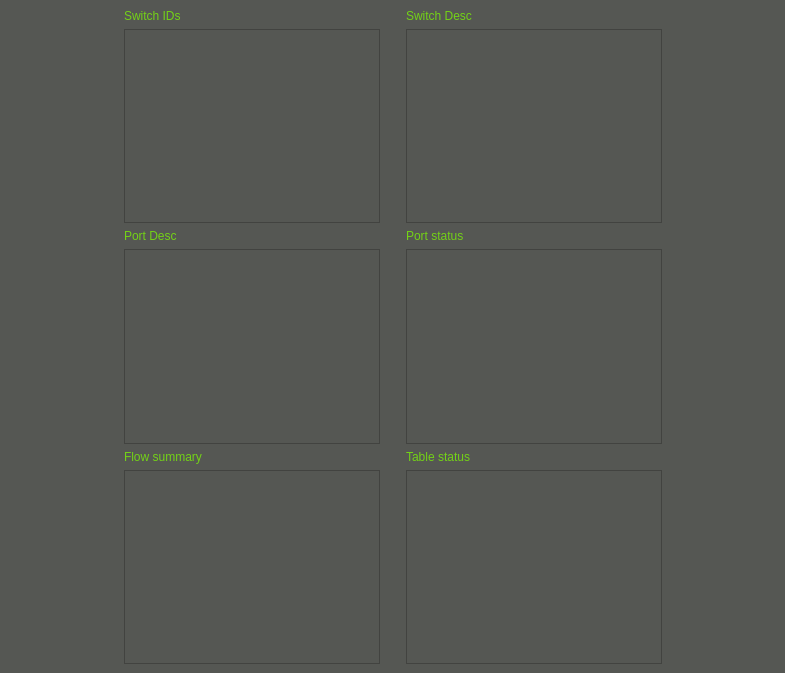
<?xml version="1.0" encoding="UTF-8"?>
<ui version="4.0">
 <class>info_present</class>
 <widget class="QWidget" name="info_present">
  <property name="geometry">
   <rect>
    <x>0</x>
    <y>0</y>
    <width>785</width>
    <height>673</height>
   </rect>
  </property>
  <property name="windowTitle">
   <string>Form</string>
  </property>
  <property name="styleSheet">
   <string notr="true">background-color: rgb(85, 87, 83);
color: rgb(115, 210, 22);</string>
  </property>
  <widget class="QWidget" name="layoutWidget">
   <property name="geometry">
    <rect>
     <x>9</x>
     <y>9</y>
     <width>767</width>
     <height>655</height>
    </rect>
   </property>
   <layout class="QGridLayout" name="showframe">
    <item row="5" column="1">
     <widget class="QTableView" name="flow_summary"/>
    </item>
    <item row="2" column="1">
     <widget class="QLabel" name="switch_desc_num_4">
      <property name="text">
       <string>Port Desc</string>
      </property>
     </widget>
    </item>
    <item row="0" column="1">
     <widget class="QLabel" name="switch_desc_num">
      <property name="text">
       <string>Switch IDs</string>
      </property>
     </widget>
    </item>
    <item row="1" column="4">
     <spacer name="horizontalSpacer_6">
      <property name="orientation">
       <enum>Qt::Horizontal</enum>
      </property>
      <property name="sizeHint" stdset="0">
       <size>
        <width>40</width>
        <height>20</height>
       </size>
      </property>
     </spacer>
    </item>
    <item row="2" column="3">
     <widget class="QLabel" name="switch_desc_num_2">
      <property name="text">
       <string>Port status</string>
      </property>
     </widget>
    </item>
    <item row="1" column="3">
     <widget class="QTextBrowser" name="switch_desc"/>
    </item>
    <item row="0" column="3">
     <widget class="QLabel" name="switch_desc_num_3">
      <property name="text">
       <string>Switch Desc</string>
      </property>
     </widget>
    </item>
    <item row="1" column="0">
     <spacer name="horizontalSpacer_5">
      <property name="orientation">
       <enum>Qt::Horizontal</enum>
      </property>
      <property name="sizeHint" stdset="0">
       <size>
        <width>40</width>
        <height>20</height>
       </size>
      </property>
     </spacer>
    </item>
    <item row="5" column="3">
     <widget class="QTableView" name="table_status"/>
    </item>
    <item row="3" column="1">
     <widget class="QTableView" name="port_desc"/>
    </item>
    <item row="3" column="3">
     <widget class="QTableView" name="port_status"/>
    </item>
    <item row="4" column="3">
     <widget class="QLabel" name="label_4">
      <property name="text">
       <string>Table status</string>
      </property>
     </widget>
    </item>
    <item row="4" column="1">
     <widget class="QLabel" name="label_3">
      <property name="text">
       <string>Flow summary</string>
      </property>
     </widget>
    </item>
    <item row="1" column="2">
     <spacer name="verticalSpacer_5">
      <property name="orientation">
       <enum>Qt::Vertical</enum>
      </property>
      <property name="sizeHint" stdset="0">
       <size>
        <width>20</width>
        <height>40</height>
       </size>
      </property>
     </spacer>
    </item>
    <item row="1" column="1">
     <widget class="QListWidget" name="switch_ids"/>
    </item>
   </layout>
  </widget>
 </widget>
 <resources/>
 <connections/>
</ui>
